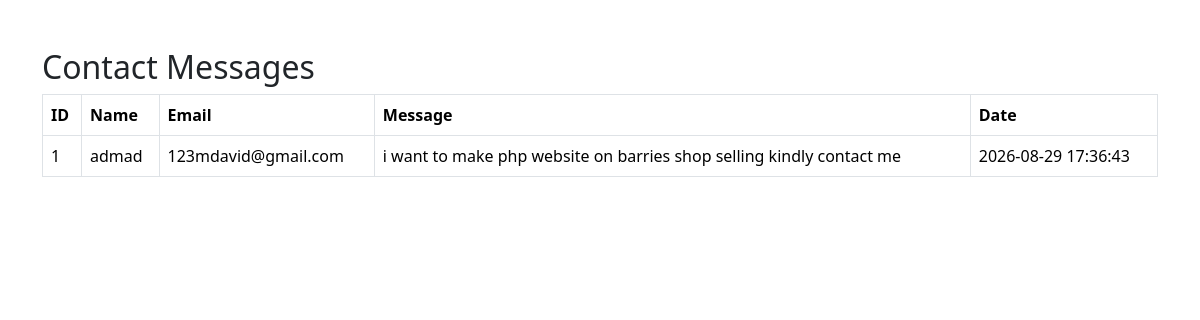
/admin/messages.php (signed in), run on the app's committed database.
### tables this page shows
CREATE TABLE `messages` (
  `id` int(11) NOT NULL,
  `name` varchar(100) NOT NULL,
  `email` varchar(255) NOT NULL,
  `message` text NOT NULL,
  `created_at` timestamp NOT NULL DEFAULT current_timestamp()
);

### admin/messages.php (the view, shortened to what this page needs)
<?php
include '../includes/db.php';
$messages = mysqli_query(
$conn,
"SELECT * FROM messages ORDER BY id DESC"
);
?>
<!DOCTYPE html>
<html>
<head>
<link href="https://cdn.jsdelivr.net/npm/bootstrap@5.3.3/dist/css/bootstrap.min.css" rel="stylesheet">
</head>
<body>
<div class="container mt-5">
<h2>Contact Messages</h2>
<table class="table table-bordered">
<tr>
<th>ID</th>
<th>Name</th>
<th>Email</th>
<th>Message</th>
<th>Date</th>
</tr>
<?php while($row=mysqli_fetch_assoc($messages)) { ?>
<tr>
<td><?= $row['id']; ?></td>
<td><?= htmlspecialchars($row['name']); ?></td>
<td><?= htmlspecialchars($row['email']); ?></td>
<td><?= htmlspecialchars($row['message']); ?></td>
<td><?= $row['created_at']; ?></td>
</tr>
<?php } ?>
</table>
</div>
</body>
</html>

### data on the page
messages: id "1", name "admad", email "123mdavid@gmail.com", message "i want to make php website on barries shop selling kindly contact me", created_at "2026-08-29 17:36:43"
